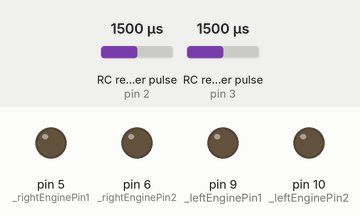
A sketch run on a simulated Arduino Nano, built with avr-gcc and run on an emulated ATmega328P. Shown: output pins drawn as LEDs (lit = HIGH). Wiring (inferred from the names in the program): 2 × RC receiver channel: data pin 2 / data pin 3. Inputs (shaded band) come from the test bench; at power-on: RC receiver pulse (sensors on pin 2, pin 3) 1500 µs.

Above: at 1.2 s.
1.3 s: RC receiver pulse (sensor on pin 2) set to 1020 µs
At 1.9 s:
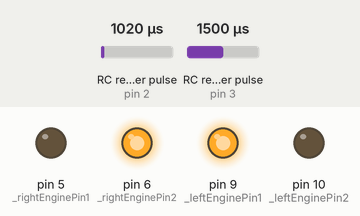
2.8 s: RC receiver pulse (sensor on pin 3) set to 1461 µs
4.3 s: RC receiver pulse (sensor on pin 3) set to 1434 µs
At 4.9 s:
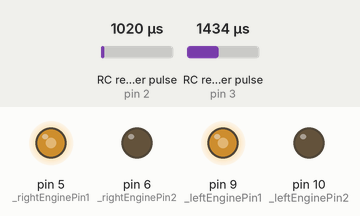
5.8 s: RC receiver pulse (sensor on pin 2) set to 1250 µs
At 6.5 s:
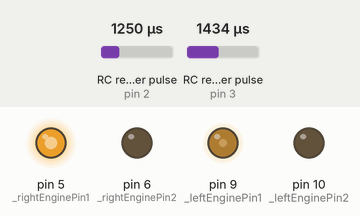
7.3 s: RC receiver pulse (sensor on pin 2) set to 1500 µs
At 7.6 s:
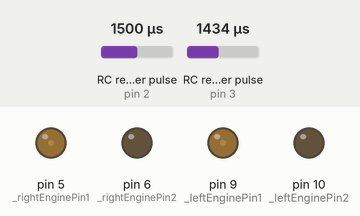
8.8 s: RC receiver pulse (sensor on pin 3) set to 1020 µs
At 9.5 s:
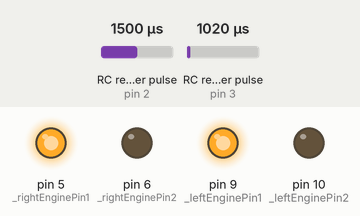
Timing chart, 0 to 11.3 s (numbered marks = the images above; inputs shaded):
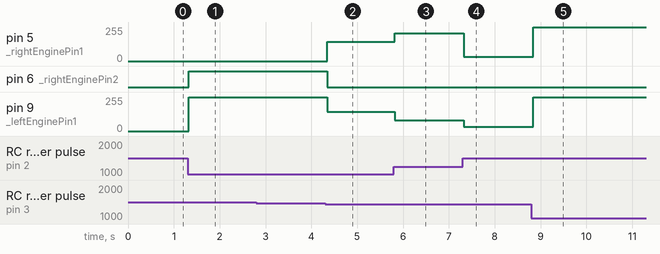

Measured:
- the behaviour switches between 1450 and 1449 µs on RC receiver pulse (sensor on pin 3) (found by bisection; images 1 and 2)
- after the input at 1.3 s, pin 6 (_rightEnginePin2): LOW → HIGH at once; pin 9 (_leftEnginePin1): 0/255 → 255/255 at once
- after the input at 2.8 s, every drawn part: stays the same
- after the input at 4.3 s, pin 5 (_rightEnginePin1): 0/255 → 145/255 at once; pin 6 (_rightEnginePin2): HIGH → LOW at once; pin 9 (_leftEnginePin1): 255/255 → 143/255 at once
- after the input at 5.8 s, pin 5 (_rightEnginePin1): 145/255 → 209/255 at once; pin 9 (_leftEnginePin1): 143/255 → 79/255 at once
- after the input at 7.3 s, pin 5 (_rightEnginePin1): 209/255 → 33/255 at once; pin 9 (_leftEnginePin1): 79/255 → 33/255 at once
- after the input at 8.8 s, pin 5 (_rightEnginePin1), pin 9 (_leftEnginePin1): 33/255 → 255/255 at once

The sketch:

ToyCar.ino
```cpp
#include "Streaming.h"


const uint8_t _rollChannelPin = 2;
const uint8_t _pitchChannelPin = 3;

const uint8_t _rightEnginePin1 = 5;
const uint8_t _rightEnginePin2 = 6;

const uint8_t _leftEnginePin1 = 9;
const uint8_t _leftEnginePin2 = 10;

const uint8_t _joystickActivityConstrain = 50;
const uint8_t _joystickPullUpThreshold = 100;

const uint16_t _stickCentralValue = 1500;
const uint16_t _stickMinValue = 1000;
const uint16_t _stickMaxValue = 2000;


void setup()
{
	pinMode(_rollChannelPin, INPUT);
	pinMode(_pitchChannelPin, INPUT);

	pinMode(_rightEnginePin1, OUTPUT);
	pinMode(_rightEnginePin2, OUTPUT);
	pinMode(_leftEnginePin1, OUTPUT);
	pinMode(_leftEnginePin2, OUTPUT);

	//Serial.begin(9600);
}


// FUNCTIONS //////////////////////////////////////////////////////////////////////////////////////
void loop()
{
	//delay(100);

	uint16_t pitchChannel = pulseIn(_pitchChannelPin, HIGH);
	uint16_t rollChannel = pulseIn(_rollChannelPin, HIGH);

	if (isNoSignal(pitchChannel, rollChannel))
		return;

	//Serial << pitchChannel << "," << rollChannel << "\n";

	pitchChannel = pullupChannel(pitchChannel);
	rollChannel = pullupChannel(rollChannel);

	//Serial << pitchChannel << "," << rollChannel << "\n";

	auto isPitchInTheCenter = isStickInTheCenter(pitchChannel);
	auto isRollInTheCenter = isStickInTheCenter(rollChannel);

	//Serial << isPitchInTheCenter << "," << isRollInTheCenter << "\n";

	if (isPitchInTheCenter && isRollInTheCenter)
	{
		//Serial << "standby" << "\n";

		standby();
		return;
	}

	if (isPitchInTheCenter && !isRollInTheCenter)
	{
		//Serial << "moveCircle" << "\n";

		moveCircle(rollChannel);
		return;
	}

	if (!isPitchInTheCenter && !isRollInTheCenter)
	{
		//Serial << "moveBoth" << "\n";

		moveBoth(pitchChannel, rollChannel);
		return;
	}

	//Serial << "moveStright" << "\n";

	moveStright(pitchChannel);
}


// ACTIONS ////////////////////////////////////////////////////////////////////////////////////////
void moveBoth(uint16_t pitchChannel, uint16_t rollChannel)
{
	auto xSpeed = calculateSpeed(pitchChannel, 127);
	auto ySpeed = calculateSpeed(rollChannel, 127);

	auto isMovingForward = calculateDirection(pitchChannel);
	auto isMovingRight = calculateRotation(rollChannel);

	//Serial << isMovingForward << "," << isMovingRight << "\n";

	if (isMovingForward && isMovingRight)
	{
		auto rightSpeed = xSpeed + ySpeed;
		auto leftSpeed = xSpeed - ySpeed;

		rightForward(rightSpeed);
		leftForward(leftSpeed);

		//Serial << rightSpeed << "," << leftSpeed << "\n";

		return;
	}

	if (isMovingForward && !isMovingRight)
	{
		auto rightSpeed = xSpeed - ySpeed;
		auto leftSpeed = xSpeed + ySpeed;

		rightForward(rightSpeed);
		leftForward(leftSpeed);

		//Serial << rightSpeed << "," << leftSpeed << "\n";

		return;
	}

	if (!isMovingForward && isMovingRight)
	{
		auto rightSpeed = xSpeed + ySpeed;
		auto leftSpeed = xSpeed - ySpeed;

		rightBackward(xSpeed + ySpeed);
		leftBackward(xSpeed - ySpeed);

		//Serial << rightSpeed << "," << leftSpeed << "\n";

		return;
	}

	if (!isMovingForward && !isMovingRight)
	{
		auto rightSpeed = xSpeed - ySpeed;
		auto leftSpeed = xSpeed + ySpeed;

		rightBackward(rightSpeed);
		leftBackward(leftSpeed);

		//Serial << rightSpeed << "," << leftSpeed << "\n";
	}
}
void moveStright(uint16_t pitchChannel)
{
	auto xSpeed = calculateSpeed(pitchChannel, 255);
	auto isMovingForward = calculateDirection(pitchChannel);
	if (isMovingForward)
	{
		rightForward(xSpeed);
		leftForward(xSpeed);
	}
	else
	{
		rightBackward(xSpeed);
		leftBackward(xSpeed);
	}
}
void moveCircle(uint16_t rollChannel)
{
	auto ySpeed = calculateSpeed(rollChannel, 255);
	auto isMovingRight = calculateRotation(rollChannel);

	//Serial << ySpeed << "," << isMoveRight << "\n";

	if (isMovingRight)
	{
		rightForward(ySpeed);
		leftBackward(ySpeed);
	}
	else
	{
		rightBackward(ySpeed);
		leftForward(ySpeed);
	}
}
void standby()
{
	analogWrite(_rightEnginePin1, LOW);
	analogWrite(_rightEnginePin2, LOW);

	analogWrite(_leftEnginePin1, LOW);
	analogWrite(_leftEnginePin2, LOW);
}
void stop()
{
	analogWrite(_rightEnginePin1, HIGH);
	analogWrite(_rightEnginePin2, HIGH);

	analogWrite(_leftEnginePin1, HIGH);
	analogWrite(_leftEnginePin2, HIGH);
}
void rightForward(uint16_t speed)
{
	analogWrite(_rightEnginePin1, speed);
	analogWrite(_rightEnginePin2, LOW);
}
void rightBackward(uint16_t speed)
{
	analogWrite(_rightEnginePin1, LOW);
	analogWrite(_rightEnginePin2, speed);
}
void leftForward(uint16_t speed)
{
	analogWrite(_leftEnginePin1, speed);
	analogWrite(_leftEnginePin2, LOW);
}
void leftBackward(uint16_t speed)
{
	analogWrite(_leftEnginePin1, LOW);
	analogWrite(_leftEnginePin2, speed);
}


// SUPPORT FUNCTIONS //////////////////////////////////////////////////////////////////////////////
boolean isStickInTheCenter(uint16_t speedChannelValue)
{
	if (speedChannelValue > _stickCentralValue - _joystickActivityConstrain &&
		speedChannelValue < _stickCentralValue + _joystickActivityConstrain)
		return true;

	return false;
}
uint8_t calculateSpeed(uint16_t speedChannelValue, uint16_t maxValue)
{
	if (speedChannelValue > _stickCentralValue)
		return map(speedChannelValue, _stickCentralValue, _stickMaxValue, 0, maxValue);

	return map(speedChannelValue, _stickCentralValue, _stickMinValue, 0, maxValue);
}
boolean calculateDirection(uint16_t channelValue)
{
	if (channelValue <= _stickCentralValue)
		return 1;

	return 0;
}
boolean calculateRotation(uint16_t channelValue)
{
	if (channelValue <= _stickCentralValue)
		return 0;

	return 1;
}
uint16_t pullupChannel(uint16_t channelValue)
{
	if (channelValue > _stickMaxValue - _joystickPullUpThreshold)
		return _stickMaxValue;

	if (channelValue < _stickMinValue + _joystickPullUpThreshold)
		return _stickMinValue;

	return channelValue;
}
boolean isNoSignal(uint16_t pitchChannel, uint16_t rollChannel)
{
	if (pitchChannel == 0 || rollChannel == 0)
		return true;

	return false;
}	// When car is started before controller. This is not not fail safe case.
```
